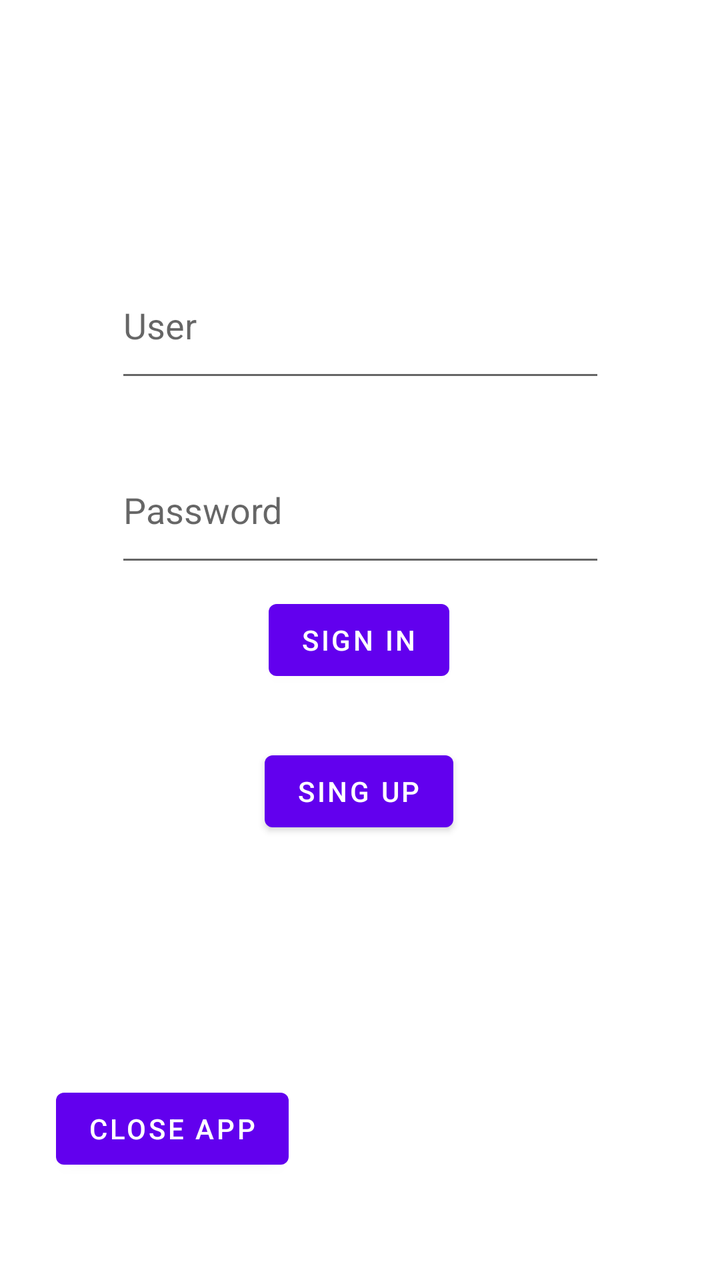
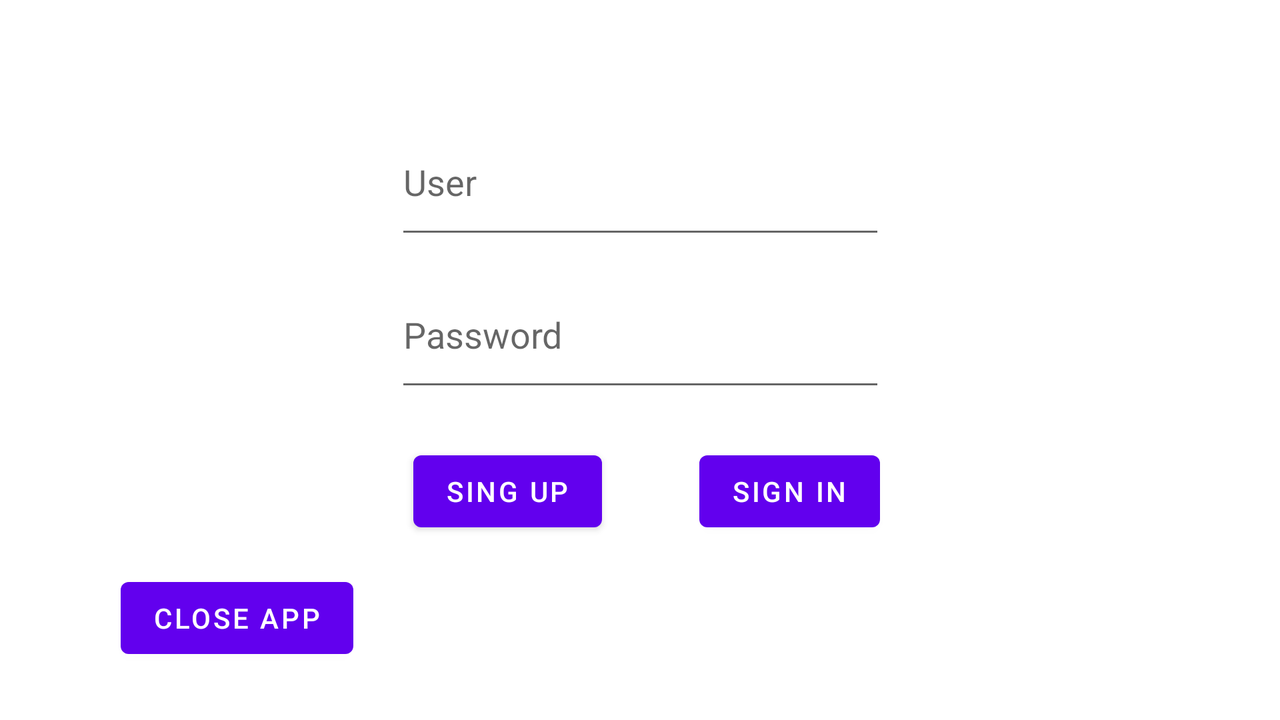

One screen, two layout resources from the same app: the default and the repository's alternative for another configuration. Each is rendered where Android would select it; the XML of both is given below.
<!-- AndroidManifest.xml: application theme Theme.SeriesEHU -->
<!-- res/layout/activity_login.xml -->
<?xml version="1.0" encoding="utf-8"?>
<androidx.constraintlayout.widget.ConstraintLayout xmlns:android="http://schemas.android.com/apk/res/android"
    xmlns:app="http://schemas.android.com/apk/res-auto"
    xmlns:tools="http://schemas.android.com/tools"
    android:layout_width="match_parent"
    android:layout_height="match_parent"
    tools:context=".loginActivity">

    <EditText
        android:id="@+id/loginPassTextbox"
        android:layout_width="245dp"
        android:layout_height="70dp"
        android:ems="10"
        android:hint="@string/loginPass"
        android:inputType="textPassword"
        app:layout_constraintBottom_toBottomOf="parent"
        app:layout_constraintEnd_toEndOf="parent"
        app:layout_constraintHorizontal_bias="0.502"
        app:layout_constraintStart_toStartOf="parent"
        app:layout_constraintTop_toTopOf="parent"
        app:layout_constraintVertical_bias="0.383" />

    <EditText
        android:id="@+id/loginUsuarioTextbox"
        android:layout_width="245dp"
        android:layout_height="70dp"
        android:ems="10"
        android:hint="@string/loginUser"
        android:inputType="textPersonName"
        app:layout_constraintBottom_toBottomOf="parent"
        app:layout_constraintEnd_toEndOf="parent"
        app:layout_constraintHorizontal_bias="0.502"
        app:layout_constraintStart_toStartOf="parent"
        app:layout_constraintTop_toTopOf="parent"
        app:layout_constraintVertical_bias="0.221" />

    <Button
        android:id="@+id/loginLoginButton"
        android:layout_width="wrap_content"
        android:layout_height="wrap_content"
        android:text="@string/loginBoton"
        app:layout_constraintBottom_toBottomOf="parent"
        app:layout_constraintEnd_toEndOf="parent"
        app:layout_constraintHorizontal_bias="0.498"
        app:layout_constraintStart_toStartOf="parent"
        app:layout_constraintTop_toTopOf="parent" />

    <Button
        android:id="@+id/loginSingUpButton"
        android:layout_width="wrap_content"
        android:layout_height="wrap_content"
        android:text="@string/loginSingUpButton"
        app:layout_constraintBottom_toBottomOf="parent"
        app:layout_constraintEnd_toEndOf="parent"
        app:layout_constraintHorizontal_bias="0.498"
        app:layout_constraintStart_toStartOf="parent"
        app:layout_constraintTop_toTopOf="parent"
        app:layout_constraintVertical_bias="0.628" />

    <Button
        android:id="@+id/loginCloseButton"
        android:layout_width="wrap_content"
        android:layout_height="wrap_content"
        android:text="@string/loginCloseButton"
        app:layout_constraintBottom_toBottomOf="parent"
        app:layout_constraintEnd_toEndOf="parent"
        app:layout_constraintHorizontal_bias="0.115"
        app:layout_constraintStart_toStartOf="parent"
        app:layout_constraintTop_toTopOf="parent"
        app:layout_constraintVertical_bias="0.913" />
</androidx.constraintlayout.widget.ConstraintLayout>
<!-- resources referenced by this layout -->
<resources>
  <string name="loginBoton">Sign In</string>
  <string name="loginCloseButton">Close App</string>
  <string name="loginPass">Password</string>
  <string name="loginSingUpButton">Sing Up</string>
  <string name="loginUser">User</string>
  <style name="Theme.SeriesEHU" parent="Theme.MaterialComponents.DayNight.DarkActionBar">
          
          <item name="colorPrimary">@color/purple_500</item>
          <item name="colorPrimaryVariant">@color/purple_700</item>
          <item name="colorOnPrimary">@color/white</item>
          
          <item name="colorSecondary">@color/teal_200</item>
          <item name="colorSecondaryVariant">@color/teal_700</item>
          <item name="colorOnSecondary">@color/black</item>
          
          <item name="android:statusBarColor">?attr/colorPrimaryVariant</item>
          
      </style>
  <color name="purple_500">#FF6200EE</color>
  <color name="purple_700">#FF3700B3</color>
  <color name="white">#FFFFFFFF</color>
  <color name="teal_200">#FF03DAC5</color>
  <color name="teal_700">#FF018786</color>
  <color name="black">#FF000000</color>
</resources>
<!-- res/layout-land/activity_login.xml (the repository's variant of the layout above) -->
<!-- drawn on the phone turned sideways -->
<?xml version="1.0" encoding="utf-8"?>
<androidx.constraintlayout.widget.ConstraintLayout xmlns:android="http://schemas.android.com/apk/res/android"
    xmlns:app="http://schemas.android.com/apk/res-auto"
    xmlns:tools="http://schemas.android.com/tools"
    android:layout_width="match_parent"
    android:layout_height="match_parent"
    tools:context=".loginActivity">

    <EditText
        android:id="@+id/loginPassTextbox"
        android:layout_width="245dp"
        android:layout_height="70dp"
        android:ems="10"
        android:hint="@string/loginPass"
        android:inputType="textPassword"
        app:layout_constraintBottom_toBottomOf="parent"
        app:layout_constraintEnd_toEndOf="parent"
        app:layout_constraintStart_toStartOf="parent"
        app:layout_constraintTop_toTopOf="parent"
        app:layout_constraintVertical_bias="0.451" />

    <EditText
        android:id="@+id/loginUsuarioTextbox"
        android:layout_width="245dp"
        android:layout_height="70dp"
        android:ems="10"
        android:hint="@string/loginUser"
        android:inputType="textPersonName"
        app:layout_constraintBottom_toBottomOf="parent"
        app:layout_constraintEnd_toEndOf="parent"
        app:layout_constraintStart_toStartOf="parent"
        app:layout_constraintTop_toTopOf="parent"
        app:layout_constraintVertical_bias="0.187" />

    <Button
        android:id="@+id/loginLoginButton"
        android:layout_width="wrap_content"
        android:layout_height="wrap_content"
        android:onClick="crearCuenta"
        android:text="@string/loginBoton"
        app:layout_constraintBottom_toBottomOf="parent"
        app:layout_constraintEnd_toEndOf="parent"
        app:layout_constraintHorizontal_bias="0.636"
        app:layout_constraintStart_toStartOf="parent"
        app:layout_constraintTop_toTopOf="parent"
        app:layout_constraintVertical_bias="0.71" />

    <Button
        android:id="@+id/loginSingUpButton"
        android:layout_width="wrap_content"
        android:layout_height="wrap_content"
        android:onClick="login"
        android:text="@string/loginSingUpButton"
        app:layout_constraintBottom_toBottomOf="parent"
        app:layout_constraintEnd_toEndOf="parent"
        app:layout_constraintHorizontal_bias="0.379"
        app:layout_constraintStart_toStartOf="parent"
        app:layout_constraintTop_toTopOf="parent"
        app:layout_constraintVertical_bias="0.71" />

    <Button
        android:id="@+id/loginCloseButton"
        android:layout_width="wrap_content"
        android:layout_height="wrap_content"
        android:onClick="cerrarApp"
        android:text="@string/loginCloseButton"
        app:layout_constraintBottom_toBottomOf="parent"
        app:layout_constraintEnd_toEndOf="parent"
        app:layout_constraintHorizontal_bias="0.115"
        app:layout_constraintStart_toStartOf="parent"
        app:layout_constraintTop_toTopOf="parent"
        app:layout_constraintVertical_bias="0.913" />

    <Button
        android:id="@+id/SettingsButton"
        android:layout_width="50dp"
        android:layout_height="50dp"
        android:background="@drawable/settingicon"
        android:onClick="abrirajustes"
        app:layout_constraintBottom_toBottomOf="parent"
        app:layout_constraintEnd_toEndOf="parent"
        app:layout_constraintHorizontal_bias="0.907"
        app:layout_constraintStart_toStartOf="parent"
        app:layout_constraintTop_toTopOf="parent"
        app:layout_constraintVertical_bias="0.085" />
</androidx.constraintlayout.widget.ConstraintLayout>
